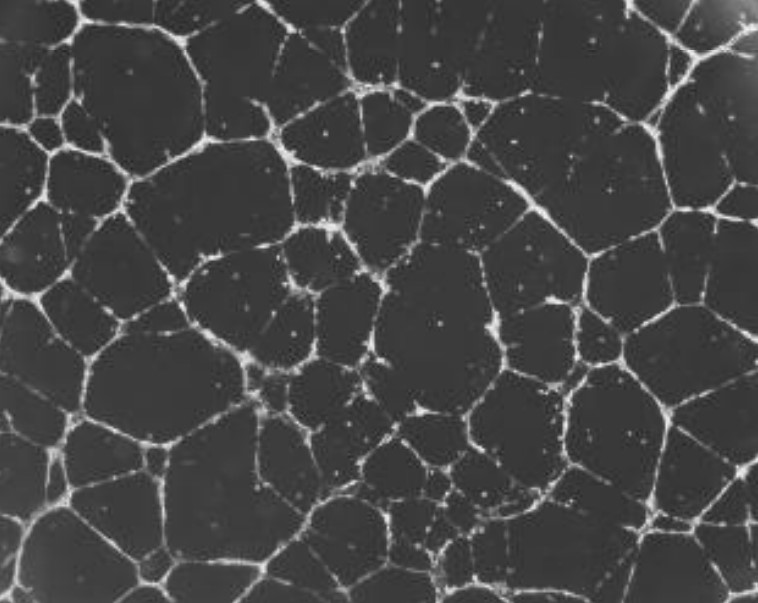
#> input picture Lab3_Trần Dương Quang_18IT168/3a_Locthongthap/car.jpg, 758 x 603 px, found by its file name
$ python 'Lab3_Trần Dương Quang_18IT168.py'   (older library calls are emulated)
#> lines starting #> are read from the running program, lines starting #| are printed output that depends on the picture; after the words box and inside, x2 and y2 are one past the last pixel; in counts of white or black regions, pixels touching at a corner belong together
import scipy.misc
import numpy, math
import scipy.fftpack as fftim
from PIL import Image, ImageOps
import cv2 as cv

image = Image.open('car.jpg')
#> image is the input picture: PIL image 758x603 RGB; min 34, max 243, mean 70.6
a = ImageOps.grayscale(image)
b = numpy.asarray(a)
c = fftim.fft2(b)
d = fftim.fftshift(c)

M = d.shape[0]
#> M = 603
N = d.shape[1]
#> N = 758
H = numpy.ones((M,N))
center1 = M/2
#> center1 = 301.5
center2 = N/2
#> center2 = 379
d_0 = 30.0

for i in range(1,M):
	for j in range(1,N):
		r1 = (i-center1)**2+(j-center2)**2
		r = math.sqrt(r1)
		if r > d_0:
			H[i,j] = 0.0
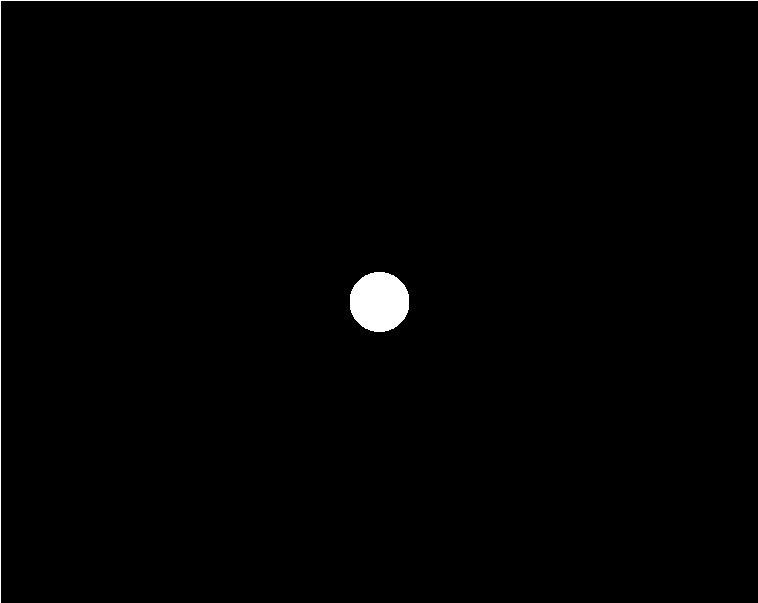
#> H: shape (603, 758) float64; values 0 (black) and 1 (white), 0.91% white; 2 white regions, box (x1, y1, x2, y2) and area: (350, 272, 409, 332) 2820, (0, 0, 758, 603) 1360
H = Image.fromarray(H)
con = d * H
e = abs(fftim.ifft2(con))
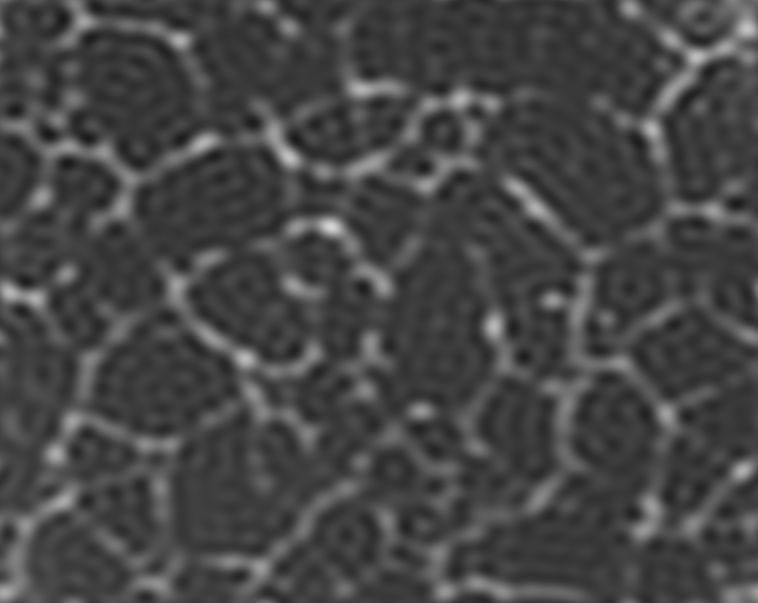
#> e: shape (603, 758) float64; min 24.25, max 214.9, mean 70.6


cv.imwrite('a_ilowpass_output.png', e)
